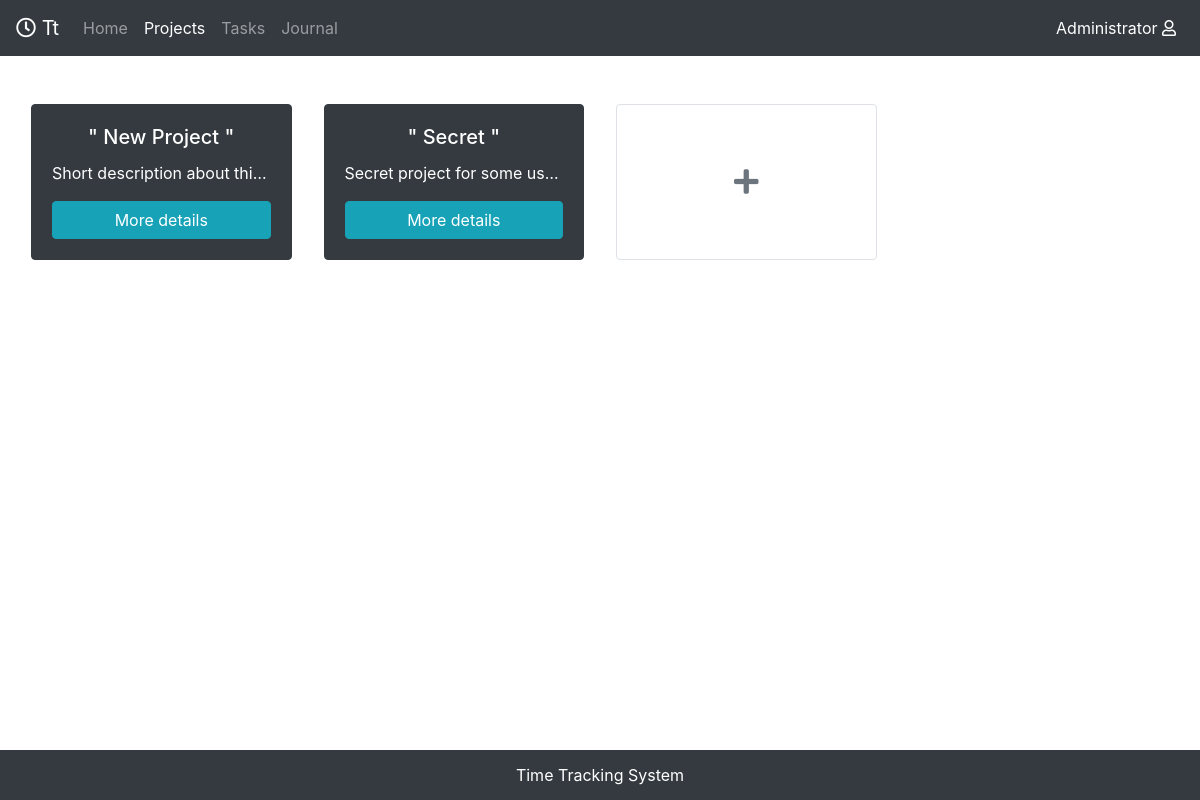
The app's page /myprojects/ (signed in), older data.
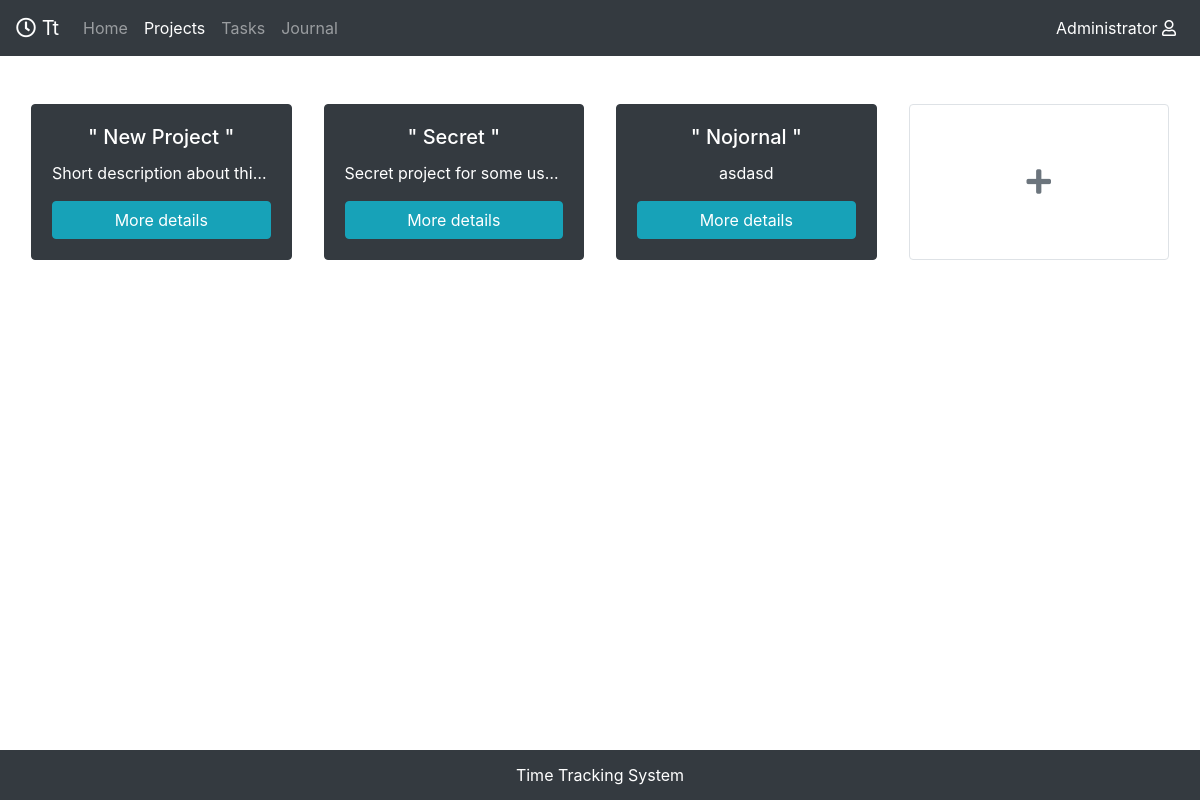
The same page, newer data.
### mainApp/models.py (models this page shows, shortened)
class Project(models.Model):
    name = models.CharField(max_length=50, blank=False)
    short_description = models.CharField(max_length=100, blank=False, null=True)
    full_description = tn_models.HTMLField(blank=False)
    developers = models.ManyToManyField(Profile,  related_name="Developers")
    author = models.ForeignKey(Profile, related_name="Author", editable=False, on_delete=models.PROTECT)

### mainApp/views.py (the view, shortened to what this page needs)
# urls.py: path('myprojects/', views.myprojects, name = "myprojects"),
@login_required(login_url="/log_in")
def myprojects(request):
        user = User.objects.get(username=request.user.username)
        title = "My projects"
        addproject = ProjectAddForm()
        if request.user.is_staff:
            project = Project.objects.filter()
        else:
            project = Project.objects.filter(developers=user.profile)
        return render(request, "myprojects/myprojects.html", { "User": user, "title" : title, "project":project,
        'addproject' : addproject})

### accounts_manager/models.py (called while the page is built)
    def __str__(self):
        return self.Custom_User.username

### mainApp/templates/myprojects/myprojects.html (shortened to what this page needs)
{% extends "home/wrapper.html" %}
{% block content %}
<div class="container-fluid h-100 w-100 pt-2">
	<div class="row">
		{% for i in project %}
		<div class="col-sm-12 col-md-6 col-lg-3 p-3  text-white ">
			<div class="card  border bg-dark  myclassje border-dark ">
				<div class="card-body ">
					<h5 title="Project name" class="card-title text-center text-truncate">" {{ i.name }} "</h5>
					<p title="Project description" class="card-text text-center text-truncate">{{ i.short_description }}</p>
					<a href="{{ i.id }}" class="btn col-12  btn-info">More details</a>
				</div>
			</div>
		</div>
		{% endfor %}
		{% if user.is_staff %}
		<div class="col-sm-12 col-md-6 col-lg-3 p-3   ">
			<a data-toggle="modal" data-target="#addproject">
				<div class="card h-100 border  myclassje text-muted addproject ">
					<div class="card-body d-flex   justify-content-center align-items-center">
						<div><i class=" h3 m-4  fas fa-plus"></i></div>
					</div>
				</div>
			</a>
		</div>
		{% endif %}
	</div>
</div>
{% load static %}
{% endblock %}

Row changes from the older to the newer data that the page shows:
added Project: name "Nojornal", short_description "asdasd"
